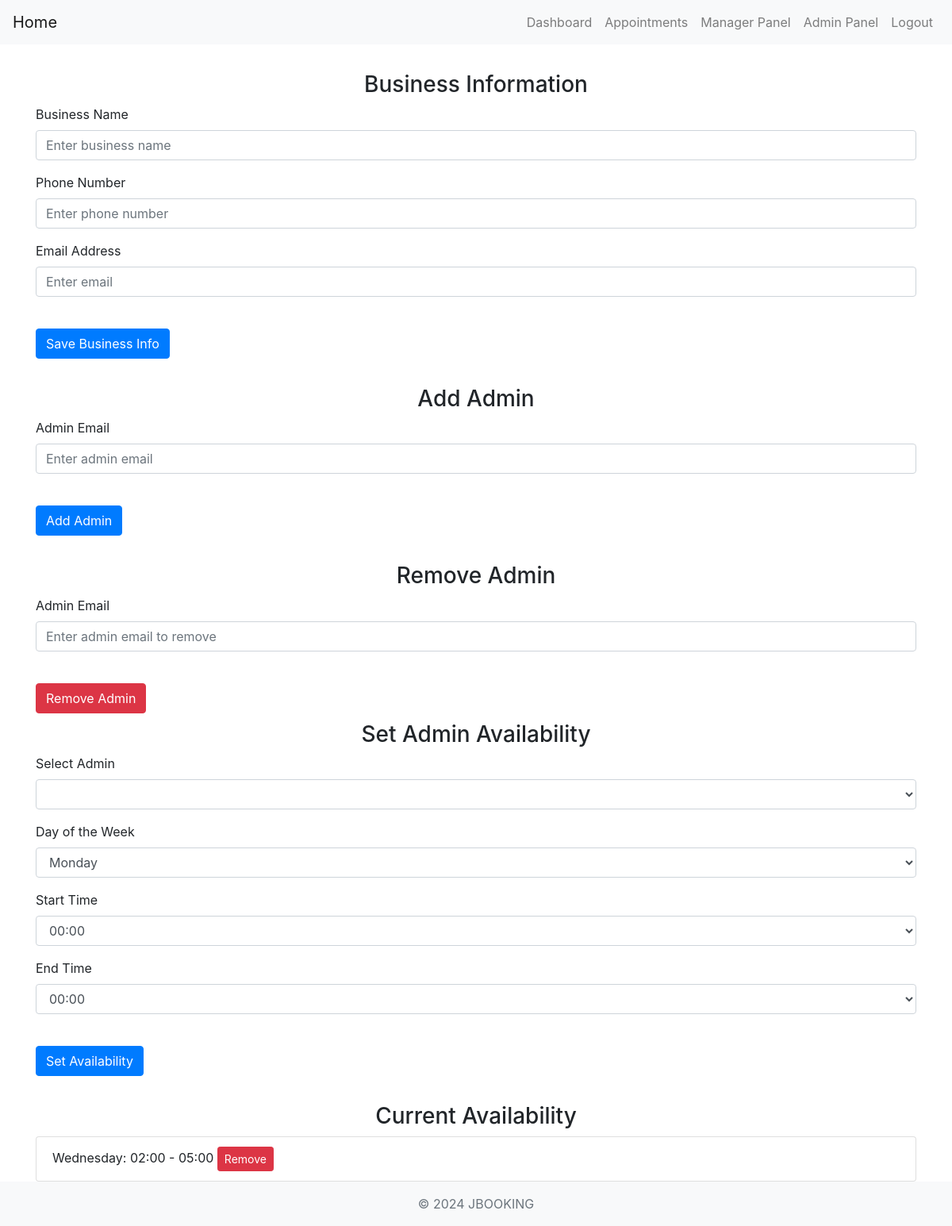
Page /manager (signed in) on the earlier database version.
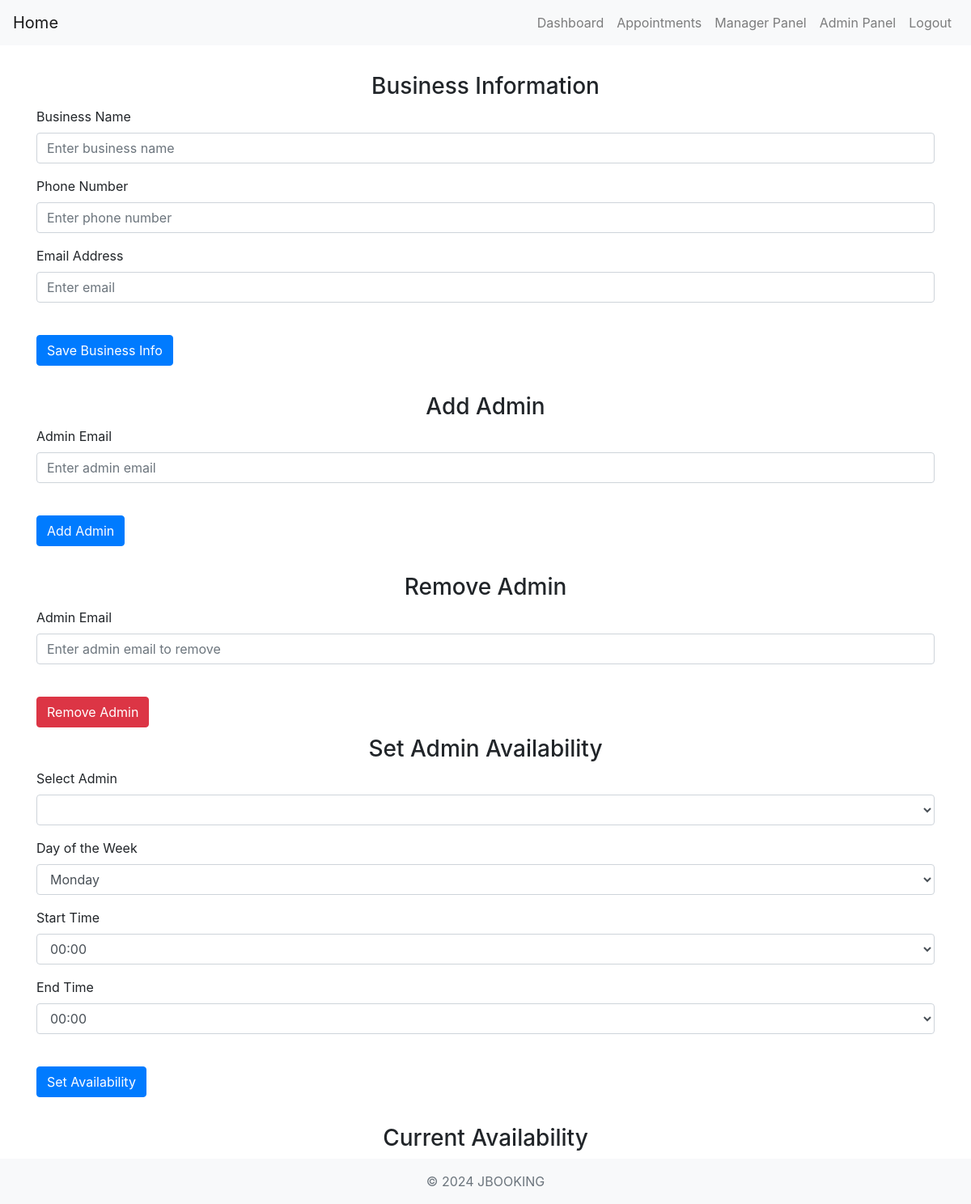
Same page on the later database version.
### website/models.py (models this page shows)
class Availability(db.Model):
    id = db.Column(db.Integer, primary_key=True)
    admin_id = db.Column(db.Integer, db.ForeignKey('user.id'), nullable=False)  # References the admin's user ID
    day = db.Column(db.String(50), nullable=False)  # e.g., "Monday"
    start_time = db.Column(db.Time, nullable=False)
    end_time = db.Column(db.Time, nullable=False)

### website/views.py (the view, shortened to what this page needs)
@views.route('/manager', methods=['GET', 'POST'])
@login_required
def manager():
    if current_user.role != 'manager':  # Only managers can access this route
        flash("Must be manager to access this page", category="error")
        return redirect(url_for('views.home'))
    admins = User.query.filter(User.role == 'admin').all()  # Only admins will show up
    business = Business.query.filter_by(id=current_user.id).first()
    availabilities = Availability.query.filter_by(admin_id=current_user.id).all()
    return render_template("manager.html", user=current_user, business=business, admins=admins, availabilities=availabilities)

### website/__init__.py (called while the page is built)
def create_app():
    app = Flask(__name__)
    app.config['SECRET_KEY'] = 'your_secret_key_here'
    app.config['SQLALCHEMY_DATABASE_URI'] = f'sqlite:///{DB_NAME}'
    db.init_app(app)
    from .views import views
    from .auth import auth
    app.register_blueprint(views, url_prefix='/')
    app.register_blueprint(auth, url_prefix='/')
    from .models import User, Appointment, Categories, Availability, Business
    create_database(app)
    login_manager = LoginManager()
    login_manager.login_view = 'auth.login'
    login_manager.init_app(app)
    @login_manager.user_loader
    def load_user(id):
        return User.query.get(int(id))
    return app

### website/templates/manager.html (shortened to what this page needs)
{% extends "base.html" %}
{% block container %}
    <form method="POST" action="{{ url_for('views.manager') }}">
        <h3 align="center" style="padding-top: 10px;">Business Information</h3>
        <div class="form-group">
            <label for="business_name">Business Name</label>
            <input type="text" class="form-control" id="business_name" name="business_name"
                   placeholder="Enter business name" value="{{ business.name if business else '' }}" />
        </div>
        <div class="form-group">
            <label for="business_phone">Phone Number</label>
            <input type="text" class="form-control" id="business_phone" name="business_phone"
                   placeholder="Enter phone number" value="{{ business.phone if business else '' }}" />
        </div>
        <div class="form-group">
            <label for="business_email">Email Address</label>
            <input type="email" class="form-control" id="business_email" name="business_email"
                   placeholder="Enter email" value="{{ business.email if business else '' }}" />
        </div>
        <br />
        <button type="submit" class="btn btn-primary">Save Business Info</button>
    </form>
    <br />
<form method="POST">
    <h3 align="center" style="padding-top: 10px;">Add Admin</h3>
    <div class="form-group">
        <label for="admin_email">Admin Email</label>
        <input type="email" class="form-control" id="admin_email" name="admin_email" placeholder="Enter admin email" required>
    </div>
    <br />
    <button type="submit" class="btn btn-primary" name="add_admin">Add Admin</button>
</form>
<br />
<form method="POST">
    <h3 align="center" style="padding-top: 10px;">Remove Admin</h3>
    <div class="form-group">
        <label for="remove_admin_email">Admin Email</label>
        <input type="email" class="form-control" id="remove_admin_email" name="remove_admin_email" placeholder="Enter admin email to remove" required>
    </div>
    <br />
    <button type="submit" class="btn btn-danger" name="remove_admin">Remove Admin</button>
</form>
    <form method="POST">
        <h3 align="center" style="padding-top: 10px;">Set Admin Availability</h3>
        <div class="form-group">
            <label for="selected_admin">Select Admin</label>
            <select name="selected_admin" class="form-control" required>
            </select>
        </div>
        <div class="form-group">
            <label for="day">Day of the Week</label>
            <select name="day" class="form-control" required>
                <option value="Monday">Monday</option>
            </select>
        </div>
        <div class="form-group">
            <label for="start_time">Start Time</label>
            <select name="start_time" class="form-control" required>
                {% for hour in range(0, 24) %}
                <option value="{{ "%02d:00" | format(hour) }}">{{ "%02d:00" | format(hour) }}</option>
                {% endfor %}
            </select>
        </div>
        <div class="form-group">
            <label for="end_time">End Time</label>
            <select name="end_time" class="form-control" required>
                {% for hour in range(0, 24) %}
                <option value="{{ "%02d:00" | format(hour) }}">{{ "%02d:00" | format(hour) }}</option>
                {% endfor %}
            </select>
        </div>
        <br />
        <button type="submit" class="btn btn-primary">Set Availability</button>
    </form>
    <br />
    <h3 align="center" style="padding-top: 10px;">Current Availability</h3>
    <ul class="list-group">
        {% for availability in availabilities %}
        <li class="list-group-item">
            {{ availability.day }}: {{ availability.start_time.strftime('%H:%M') }} - {{ availability.end_time.strftime('%H:%M') }}
            <form method="POST" style="display: inline;">
                <button type="submit" class="btn btn-danger btn-sm">Remove</button>
            </form>
        </li>
        {% endfor %}
    </ul>
{% endblock %}

### website/templates/base.html (shortened to what this page needs)
<!DOCTYPE html>
<html lang="en">
<head>
    <link rel="stylesheet" href="https://stackpath.bootstrapcdn.com/bootstrap/4.5.2/css/bootstrap.min.css">
</head>
<body>
    <nav class="navbar navbar-expand-lg navbar-light bg-light">
        <a class="navbar-brand" href="{{ url_for('views.home') }}">Home</a>
        <div class="collapse navbar-collapse" id="navbarNav">
            <ul class="navbar-nav ml-auto">
                {% if current_user.is_authenticated %}
                    <li class="nav-item">
                        <a class="nav-link" href="{{ url_for('views.dashboard') }}">Dashboard</a>
                    </li>
                    <li class="nav-item">
                        <a class="nav-link" href="{{ url_for('views.book_appointment') }}">Appointments</a>
                    </li>
                    {% if current_user.role == 'manager' %}
                    <li class="nav-item">
                        <a class="nav-link" href="{{ url_for('views.manager') }}">Manager Panel</a>
                    </li>
                    {% endif %}
                    {% if current_user.role == 'admin' or current_user.role == 'manager' %}
                    <li class="nav-item">
                        <a class="nav-link" href="{{ url_for('views.admin') }}">Admin Panel</a>
                    </li>
                    {% endif %}
                    <li class="nav-item">
                        <a class="nav-link" href="{{ url_for('auth.logout') }}">Logout</a>
                    </li>
                {% endif %}
            </ul>
        </div>
    </nav>
    <div class="container mt-4">
        {% block container %}{% endblock %}
    </div>
    <footer class="footer mt-auto py-3 bg-light">
        <div class="container text-center">
            <span class="text-muted">&copy; 2024 JBOOKING</span>
        </div>
    </footer>
</body>
</html>

Differences in the rows shown:
removed Availability: day "Wednesday", start_time "02:00", end_time "05:00"
